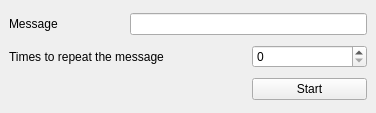
<?xml version="1.0" encoding="UTF-8"?>
<ui version="4.0">
 <class>MainWindow</class>
 <widget class="QMainWindow" name="MainWindow">
  <property name="geometry">
   <rect>
    <x>0</x>
    <y>0</y>
    <width>376</width>
    <height>113</height>
   </rect>
  </property>
  <property name="windowTitle">
   <string>Message Bomber</string>
  </property>
  <property name="windowIcon">
   <iconset>
    <normaloff>icon.ico</normaloff>icon.ico</iconset>
  </property>
  <property name="tabShape">
   <enum>QTabWidget::Triangular</enum>
  </property>
  <widget class="QWidget" name="centralwidget">
   <layout class="QGridLayout" name="gridLayout">
    <item row="0" column="0">
     <widget class="QLabel" name="message_label">
      <property name="text">
       <string>Message</string>
      </property>
     </widget>
    </item>
    <item row="0" column="1" colspan="2">
     <widget class="QLineEdit" name="message_entry"/>
    </item>
    <item row="1" column="0" colspan="2">
     <widget class="QLabel" name="repeat_label">
      <property name="text">
       <string>Times to repeat the message</string>
      </property>
     </widget>
    </item>
    <item row="1" column="2">
     <widget class="QSpinBox" name="spinBox"/>
    </item>
    <item row="2" column="2">
     <widget class="QPushButton" name="pushButton">
      <property name="text">
       <string>Start</string>
      </property>
     </widget>
    </item>
   </layout>
  </widget>
 </widget>
 <resources/>
 <connections/>
</ui>
